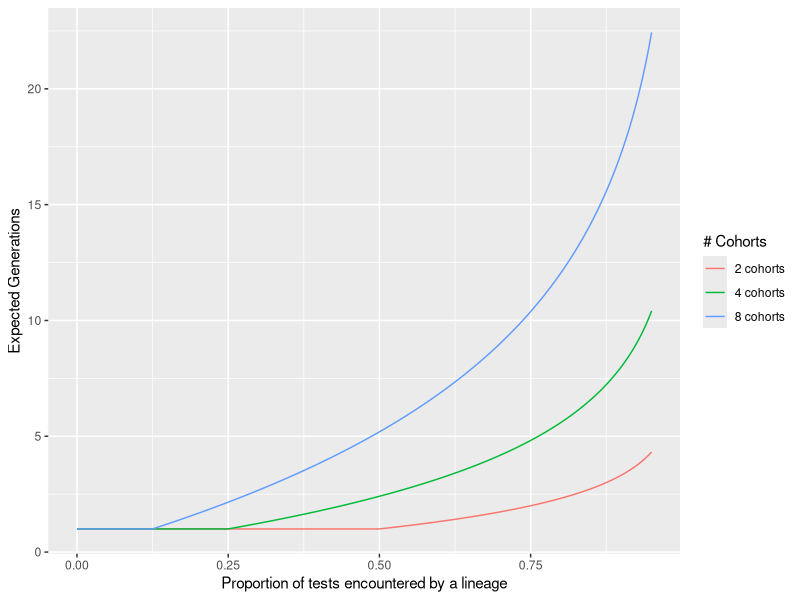

R code for this plot: (Note: this script raises an error after producing the figure.)
## ---- chunk 1
library(plyr)
library(dplyr)
library(ggplot2)
library(cowplot)
## ---- chunk 2
# Expected number of generations for a lineage to encounter a given threshold (e.g., 1/2 or 1/3, etc) of test cases at a given number of (equally sized) cohorts.
# - This function must be vectorize-able, so it can't be as clean to read as I'd like.
expected_gens <- function(threshold, num_cohorts) {
  return ( ifelse( (num_cohorts == 1 | threshold <= (1.0/num_cohorts)), 1, log2(1-threshold) / ( log2(num_cohorts - 1) - log2(num_cohorts) ) ) )
  # if (threshold > 1.0) {
  #   return(Inf)
  # } else if ( num_cohorts == 1 | threshold <= (1.0/num_cohorts) ) { 
  #   return(1)
  # } else {
  #   print(log2(1-threshold) / ( log2(num_cohorts - 1) - log2(num_cohorts) ))
  #   return(  )  
  # }
}

## ---- chunk 3

cohort_configs <- c(1, 2, 4, 8, 16, 32, 64, 128, 256)

# c("2 cohorts", "4 cohorts", "8 cohorts", "16 cohorts", "32 cohorts", "64 cohorts", "128 cohorts", "256 cohorts")

ggplot(data=data.frame(x=c(0.0, 0.95)), mapping=aes(x=x)) +
  stat_function(fun=expected_gens, n=1000, args=list(num_cohorts = 2), aes(colour="2 cohorts")) +
  stat_function(fun=expected_gens, n=1000, args=list(num_cohorts = 4), aes(colour="4 cohorts")) +
  stat_function(fun=expected_gens, n=1000, args=list(num_cohorts = 8), aes(colour="8 cohorts")) +
  # stat_function(fun=expected_gens, n=100, args=list(num_cohorts = 16), aes(colour="16 cohorts")) +
  # stat_function(fun=expected_gens, n=100, args=list(num_cohorts = 32), aes(colour="32 cohorts")) +
  # stat_function(fun=expected_gens, n=100, args=list(num_cohorts = 64), aes(colour="64 cohorts")) +
  # stat_function(fun=expected_gens, n=100, args=list(num_cohorts = 128), aes(colour="128 cohorts")) +
  # stat_function(fun=expected_gens, n=100, args=list(num_cohorts = 256), aes(colour="256 cohorts")) +
  ylab("Expected Generations") + xlab("Proportion of tests encountered by a lineage") +
  xlim(0.0, 0.95) + 
  scale_color_discrete("# Cohorts", limits= c("2 cohorts", "4 cohorts", "8 cohorts")) + 
  ggsave("expected_generations.pdf")

